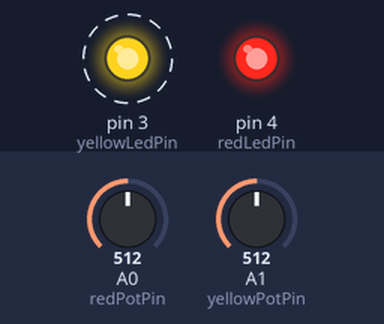
Bench run of a program on a simulated Arduino Mega 2560, built with avr-gcc and run on an emulated ATmega2560. Shown: output pins drawn as LEDs (lit = HIGH). Dashed ring = blinking. The test bench sets the inputs (shaded band); at power-on: A0 (redPotPin) = 512, A1 (yellowPotPin) = 512.

Above: at 1.3 s.
1.4 s: A0 (redPotPin) set to 122
At 1.77 s:
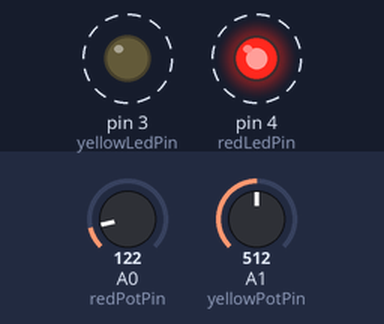
4.5 s: A1 (yellowPotPin) set to 0
At 4.9 s:
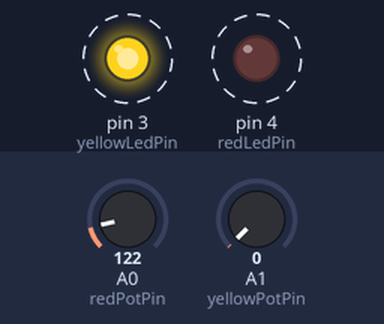
7.6 s: A1 (yellowPotPin) set to 122
At 16.64 s:
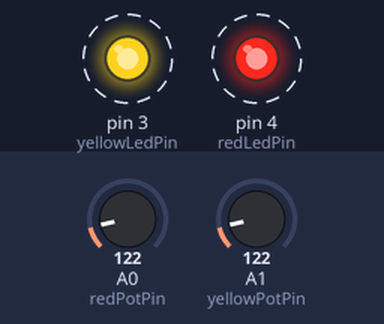
Timing chart, 0 to 16.7 s (numbered marks = the images above; inputs shaded):
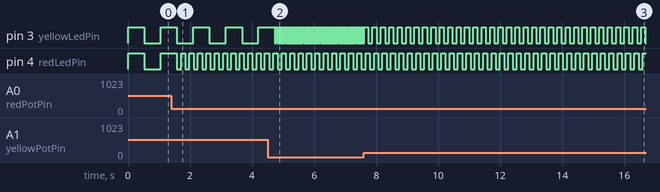

Measured:
- after the input at 1.4 s, pin 4 (redLedPin): alternates HIGH for 0.14 s and LOW for 0.14 s, starting after 0.31 s
- after the input at 4.5 s, pin 3 (yellowLedPin): alternates HIGH for 0.02 s and LOW for 0.02 s, starting after 0.24 s
- after the input at 7.6 s, pin 3 (yellowLedPin): alternates HIGH for 0.14 s and LOW for 0.14 s, starting after 0.14 s
- by itself, pin 3 (yellowLedPin): alternates HIGH for 0.53 s and LOW for 0.53 s

The program:

main.cpp
```cpp
#include <Arduino.h>
#include <Arduino_FreeRTOS.h>

uint8_t redLedPin = 4;      // output for red LED
uint8_t yellowLedPin = 3;   // output for yellow LED
uint8_t redPotPin = A0;     // ADC input for potentiometer for red LED
uint8_t yellowPotPin = A1;  // ADC input for potentiometer for yellow LED

// struct used for task parameters
struct TaskParams_t {
    uint8_t ledPin;
    uint8_t potPin;
};

// Prepare task parameters
TaskParams_t taskRedBlinkyParams = {
    .ledPin = redLedPin,
    .potPin = redPotPin
};
TaskParams_t taskYellowBlinkyParams = {
    .ledPin = yellowLedPin,
    .potPin = yellowPotPin
};

void TaskBlinky([[maybe_unused]] void *pvParameters )
{
    TaskParams_t* param = (TaskParams_t *) pvParameters;
    uint8_t ledPin = param->ledPin;
    uint8_t potPin = param->potPin;
    pinMode(ledPin, OUTPUT);
    pinMode(potPin, INPUT);

    for (;;) {
        digitalWrite(ledPin, !digitalRead(ledPin));
        long potValue = analogRead(potPin);
        vTaskDelay((25 + potValue) / portTICK_PERIOD_MS);  // min. delay = 25ms
    }
}

void setup() {
    UBaseType_t taskPriority = configMAX_PRIORITIES - 1 ;

    xTaskCreate(
        TaskBlinky,             // task function
        "TaskBlinky-red",       // task name
        100,                    // stack size (bytes)
        &taskRedBlinkyParams,   // paramater for task
        taskPriority,           // task priority
        NULL );                 // task handle

    xTaskCreate(
        TaskBlinky,             // task function
        "TaskBlinky-yellow",    // task name
        100,                    // stack size (bytes)
        &taskYellowBlinkyParams,// paramater for task
        taskPriority,           // task priority
        NULL );                 // task handle
}

void loop() {
    // idle task
}
```
